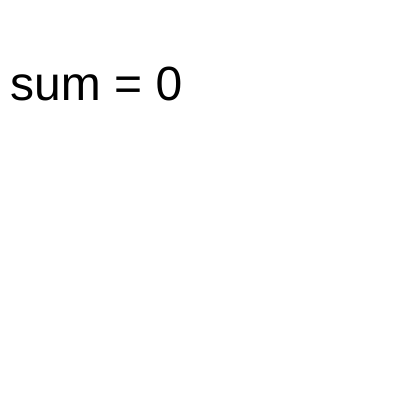
Frame 1 (no input)
Frame 60 (no input): identical to frame 1, image omitted
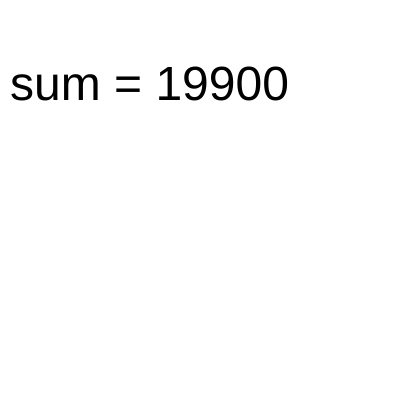
Frame 120 (the mouse pressed at the canvas centre since frame 60)

The p5.js sketch that drew these frames (run headless with seeded random() and noise() and a simulated clock; from frame 60 on, the mouse is pressed at the canvas centre):

// p5.js sketch
// ── sketch.js
let max_count = 5;
let sum;
let count = 0;

function setup() {
  createCanvas(400, 400);
  textSize(48);
  // sum = 0;
  // count = 0;
  // while (count < max_count) {
  //   count = count + 1;
  //   sum = sum + count;
  //   print('count', count)
  //   print('sum', sum)
  // }
  // print('sum', sum);
}

function draw() {
  background(255)
  sum = 0;
  max_count = mouseX;
  for (count = 0; count < max_count; count = count + 1) {
    sum = sum + count;
    print('sum', sum)
  }
  text('sum = ' + sum, 10, 100)
}
